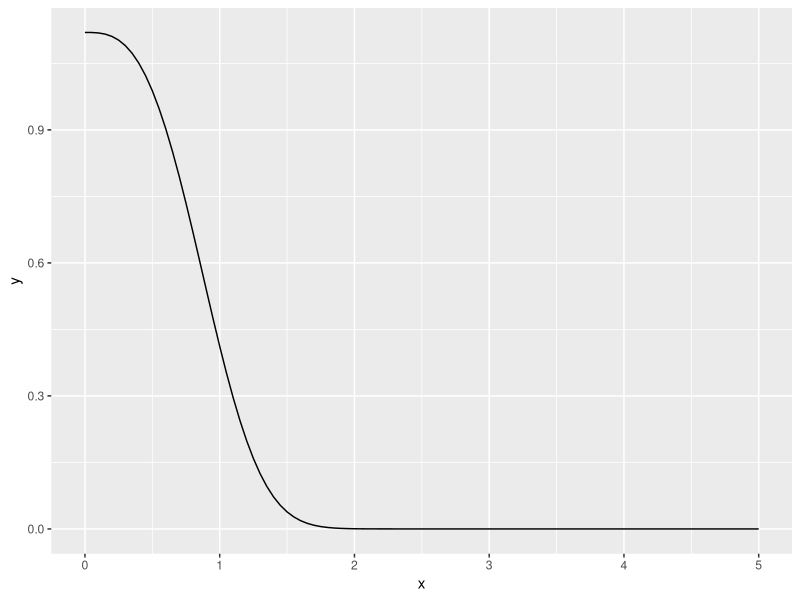
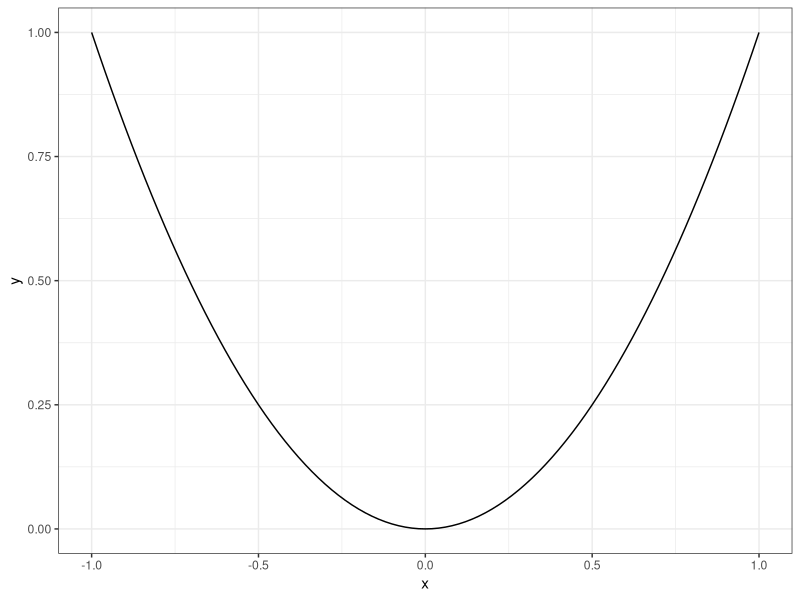
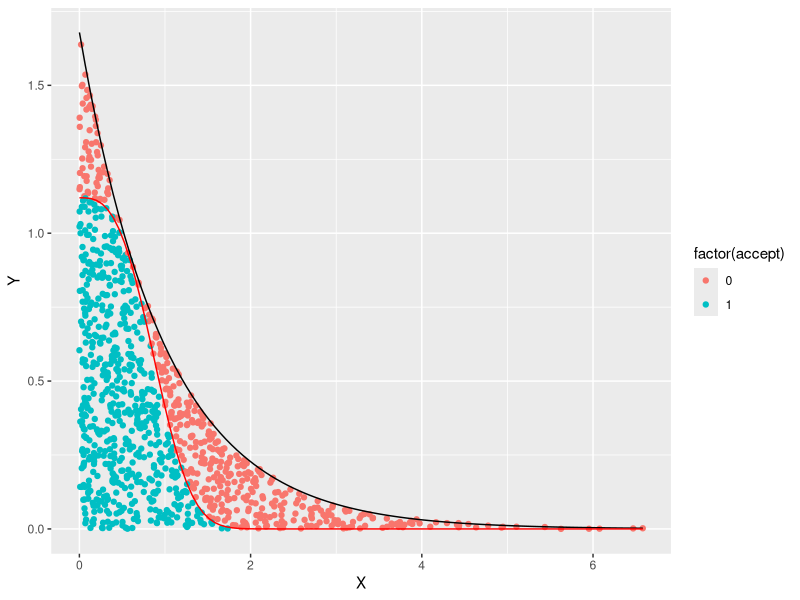
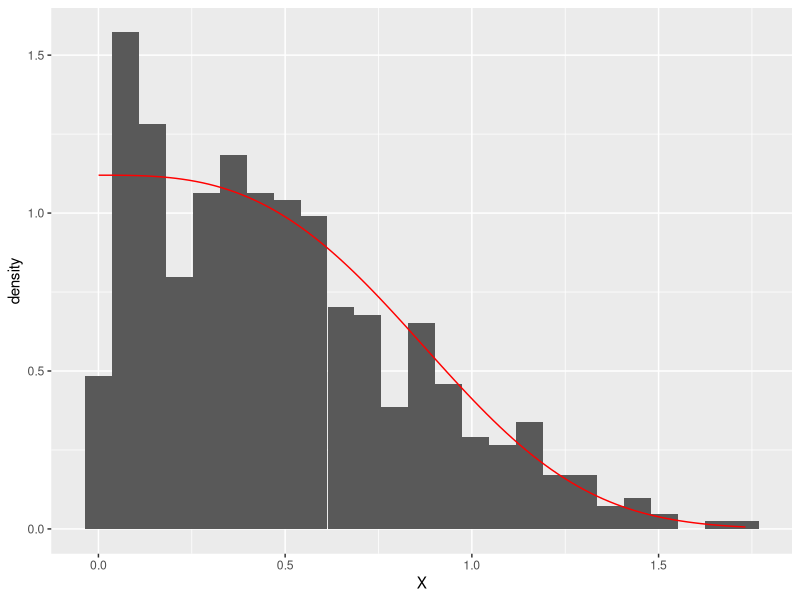

Generate these figures, in order, with R:
## ---- chunk 1
suppressPackageStartupMessages({
  library(ggplot2)
  library(dplyr)
})
## ---- chunk 2
N <- 1000L
set.seed(123456) # PLEASE DO NOT CHANGE THE SEED

my_pdf <- function(x) {
  1/gamma(4/3)*exp(-x^3)
}

ggplot(data.frame(x=c(0,5)),aes(x)) +
  stat_function(fun = my_pdf)

C <- 1/gamma(4/3)*3/2

df1 <- data.frame(X = rexp(N, rate = 1)) %>%
  mutate(Y = runif(N, min = 0, max = C*dexp(X))) %>%
  mutate(accept = ifelse(Y <= my_pdf(X), 1L, 0L))

result_df <- df1 %>%
  filter(accept == 1L) %>%
  select(X)

## ---- chunk 3
ggplot(data.frame(x=c(-1, 1)), aes(x)) +
  stat_function(fun = function(x) (x^2) )  + 
  theme_bw()
## ---- chunk 4
# Please write your code below

p2 <- ggplot(data = df1) +
  geom_point(aes(X,Y,color = factor(accept))) +
  stat_function(aes(X),fun = function(x) (C*dexp(x))) +
  stat_function(aes(X),fun = my_pdf, color = 'red')
p2
## ---- chunk 5
# Please write your code below

p3 <- ggplot(data = result_df) +
  geom_histogram(aes(x=X, y=..density..),bins = 25) +
  stat_function(aes(X), fun = my_pdf, color = 'red')
  
p3
